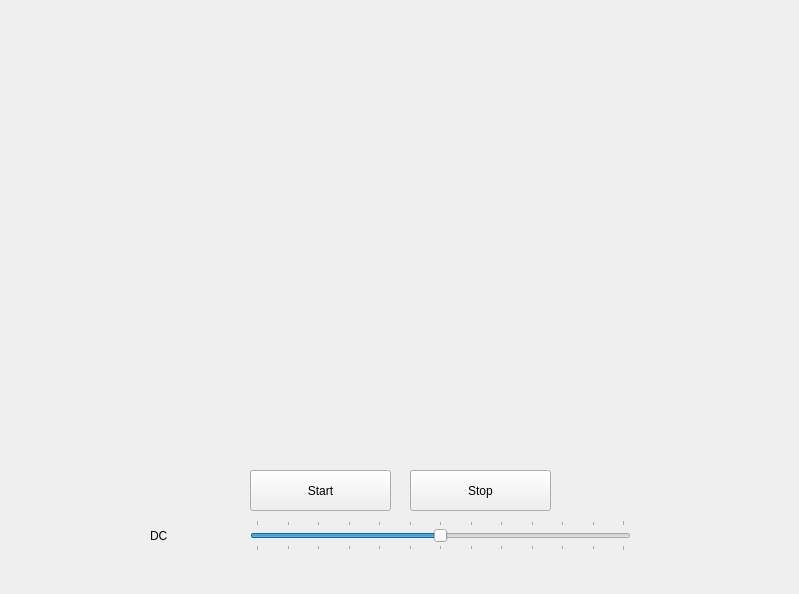
<?xml version="1.0" encoding="UTF-8"?>
<ui version="4.0">
 <class>MainWindow</class>
 <widget class="QMainWindow" name="MainWindow">
  <property name="geometry">
   <rect>
    <x>0</x>
    <y>0</y>
    <width>799</width>
    <height>594</height>
   </rect>
  </property>
  <property name="windowTitle">
   <string>MainWindow</string>
  </property>
  <widget class="QWidget" name="centralwidget">
   <widget class="QSlider" name="DCSlider">
    <property name="geometry">
     <rect>
      <x>250</x>
      <y>520</y>
      <width>381</width>
      <height>31</height>
     </rect>
    </property>
    <property name="minimum">
     <number>-40</number>
    </property>
    <property name="maximum">
     <number>20</number>
    </property>
    <property name="pageStep">
     <number>5</number>
    </property>
    <property name="value">
     <number>-10</number>
    </property>
    <property name="sliderPosition">
     <number>-10</number>
    </property>
    <property name="orientation">
     <enum>Qt::Horizontal</enum>
    </property>
    <property name="tickPosition">
     <enum>QSlider::TicksBothSides</enum>
    </property>
    <property name="tickInterval">
     <number>5</number>
    </property>
   </widget>
   <widget class="QWidget" name="PlotWidget" native="true">
    <property name="geometry">
     <rect>
      <x>0</x>
      <y>0</y>
      <width>771</width>
      <height>421</height>
     </rect>
    </property>
   </widget>
   <widget class="QWidget" name="ToolBarWidget" native="true">
    <property name="geometry">
     <rect>
      <x>0</x>
      <y>420</y>
      <width>581</width>
      <height>41</height>
     </rect>
    </property>
   </widget>
   <widget class="QLabel" name="DCLabel">
    <property name="geometry">
     <rect>
      <x>150</x>
      <y>520</y>
      <width>91</width>
      <height>31</height>
     </rect>
    </property>
    <property name="text">
     <string>DC</string>
    </property>
   </widget>
   <widget class="QPushButton" name="StartButton">
    <property name="geometry">
     <rect>
      <x>250</x>
      <y>470</y>
      <width>141</width>
      <height>41</height>
     </rect>
    </property>
    <property name="text">
     <string>Start</string>
    </property>
   </widget>
   <widget class="QPushButton" name="StopButton">
    <property name="geometry">
     <rect>
      <x>410</x>
      <y>470</y>
      <width>141</width>
      <height>41</height>
     </rect>
    </property>
    <property name="text">
     <string>Stop</string>
    </property>
   </widget>
  </widget>
  <widget class="QMenuBar" name="menubar">
   <property name="geometry">
    <rect>
     <x>0</x>
     <y>0</y>
     <width>799</width>
     <height>24</height>
    </rect>
   </property>
  </widget>
 </widget>
 <resources/>
 <connections/>
</ui>
